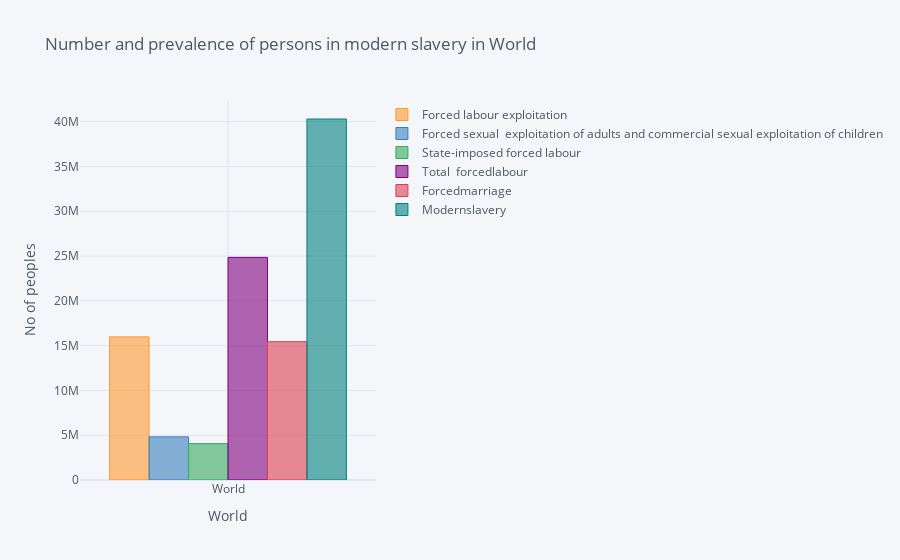

Here is the notebook cell this chart was saved with:
### Markdown cell above
* By seeing the charts it is clear that the problem of Slavery is most in Asia and Africa
* Arab states has the least Slavery.

### Code cell
laour_sex_age = pd.read_csv('/kaggle/input/world-labour-datasets/world_labour_dataset/Number and prevalence of persons in modern slavery by sex.csv')
labour_sex_reserve = laour_sex_age['Category_Sex_Age(ALL_NO_THOUSAND']
laour_sex_age = laour_sex_age[laour_sex_age.select_dtypes(include=['number']).columns] *1000
laour_sex_age['Category_Sex_Age'] = labour_sex_reserve


laour_sex_age_world = laour_sex_age[laour_sex_age['Category_Sex_Age'] == 'World']
laour_sex_age_world.iplot(x='Category_Sex_Age', y = ['Forced labour exploitation','Forced sexual  exploitation of adults and commercial sexual exploitation of children','State-imposed forced labour ', 'Total  forcedlabour', 'Forcedmarriage','Modernslavery'], xTitle='World',yTitle='No of peoples',kind='bar',title='Number and prevalence of persons in modern slavery in World',sort='ascending')

### Figure 1 — Plotly figure (JSON) as saved in the notebook; plotly's stock layout.template omitted (floating-point values rounded to 4 significant figures)
{"data": [{"marker": {"color": "rgba(255, 153, 51, 0.6)", "line": {"color": "rgba(255, 153, 51, 1.0)", "width": 1}}, "name": "Forced labour exploitation", "orientation": "v", "text": "", "type": "bar", "x": ["World"], "y": [15975000]}, {"marker": {"color": "rgba(55, 128, 191, 0.6)", "line": {"color": "rgba(55, 128, 191, 1.0)", "width": 1}}, "name": "Forced sexual  exploitation of adults and commercial sexual exploitation of children", "orientation": "v", "text": "", "type": "bar", "x": ["World"], "y": [4816000]}, {"marker": {"color": "rgba(50, 171, 96, 0.6)", "line": {"color": "rgba(50, 171, 96, 1.0)", "width": 1}}, "name": "State-imposed forced labour ", "orientation": "v", "text": "", "type": "bar", "x": ["World"], "y": [4060000]}, {"marker": {"color": "rgba(128, 0, 128, 0.6)", "line": {"color": "rgba(128, 0, 128, 1.0)", "width": 1}}, "name": "Total  forcedlabour", "orientation": "v", "text": "", "type": "bar", "x": ["World"], "y": [24850000]}, {"marker": {"color": "rgba(219, 64, 82, 0.6)", "line": {"color": "rgba(219, 64, 82, 1.0)", "width": 1}}, "name": "Forcedmarriage", "orientation": "v", "text": "", "type": "bar", "x": ["World"], "y": [15442000]}, {"marker": {"color": "rgba(0, 128, 128, 0.6)", "line": {"color": "rgba(0, 128, 128, 1.0)", "width": 1}}, "name": "Modernslavery", "orientation": "v", "text": "", "type": "bar", "x": ["World"], "y": [40293000]}], "layout": {"legend": {"bgcolor": "#F5F6F9", "font": {"color": "#4D5663"}}, "paper_bgcolor": "#F5F6F9", "plot_bgcolor": "#F5F6F9", "title": {"font": {"color": "#4D5663"}, "text": "Number and prevalence of persons in modern slavery in World"}, "xaxis": {"gridcolor": "#E1E5ED", "showgrid": true, "tickfont": {"color": "#4D5663"}, "title": {"font": {"color": "#4D5663"}, "text": "World"}, "zerolinecolor": "#E1E5ED"}, "yaxis": {"gridcolor": "#E1E5ED", "showgrid": true, "tickfont": {"color": "#4D5663"}, "title": {"font": {"color": "#4D5663"}, "text": "No of peoples"}, "zerolinecolor": "#E1E5ED"}}}
